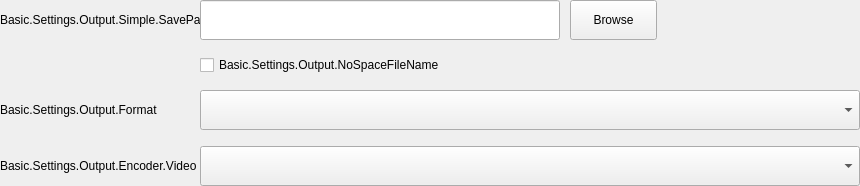
                <widget class="QWidget" name="widget_AdvOutRecVideo" native="true">
                 <property name="minimumSize">
                  <size>
                   <width>860</width>
                   <height>0</height>
                  </size>
                 </property>
                 <layout class="QFormLayout" name="formLayout_2">
                  <property name="fieldGrowthPolicy">
                   <enum>QFormLayout::AllNonFixedFieldsGrow</enum>
                  </property>
                  <property name="labelAlignment">
                   <set>Qt::AlignLeading|Qt::AlignLeft|Qt::AlignVCenter</set>
                  </property>
                  <property name="formAlignment">
                   <set>Qt::AlignLeading|Qt::AlignLeft|Qt::AlignTop</set>
                  </property>
                  <property name="horizontalSpacing">
                   <number>0</number>
                  </property>
                  <property name="verticalSpacing">
                   <number>16</number>
                  </property>
                  <property name="leftMargin">
                   <number>0</number>
                  </property>
                  <property name="topMargin">
                   <number>0</number>
                  </property>
                  <property name="rightMargin">
                   <number>0</number>
                  </property>
                  <property name="bottomMargin">
                   <number>0</number>
                  </property>
                  <item row="0" column="0">
                   <widget class="QLabel" name="label_AdvOutRecPath">
                    <property name="sizePolicy">
                     <sizepolicy hsizetype="Fixed" vsizetype="Maximum">
                      <horstretch>0</horstretch>
                      <verstretch>0</verstretch>
                     </sizepolicy>
                    </property>
                    <property name="minimumSize">
                     <size>
                      <width>200</width>
                      <height>40</height>
                     </size>
                    </property>
                    <property name="maximumSize">
                     <size>
                      <width>200</width>
                      <height>40</height>
                     </size>
                    </property>
                    <property name="styleSheet">
                     <string notr="true"/>
                    </property>
                    <property name="text">
                     <string>Basic.Settings.Output.Simple.SavePath</string>
                    </property>
                   </widget>
                  </item>
                  <item row="0" column="1">
                   <layout class="QHBoxLayout" name="horizontalLayout_2">
                    <property name="spacing">
                     <number>10</number>
                    </property>
                    <item>
                     <widget class="QLineEdit" name="lineEdit_AdvOutRecPath">
                      <property name="sizePolicy">
                       <sizepolicy hsizetype="Expanding" vsizetype="Fixed">
                        <horstretch>0</horstretch>
                        <verstretch>0</verstretch>
                       </sizepolicy>
                      </property>
                      <property name="minimumSize">
                       <size>
                        <width>360</width>
                        <height>40</height>
                       </size>
                      </property>
                      <property name="maximumSize">
                       <size>
                        <width>360</width>
                        <height>40</height>
                       </size>
                      </property>
                      <property name="styleSheet">
                       <string notr="true"/>
                      </property>
                     </widget>
                    </item>
                    <item>
                     <widget class="QPushButton" name="pushButton_AdvOutRecPathBrowse">
                      <property name="minimumSize">
                       <size>
                        <width>87</width>
                        <height>40</height>
                       </size>
                      </property>
                      <property name="maximumSize">
                       <size>
                        <width>87</width>
                        <height>40</height>
                       </size>
                      </property>
                      <property name="styleSheet">
                       <string notr="true"/>
                      </property>
                      <property name="text">
                       <string>Browse</string>
                      </property>
                      <property name="buttonType" stdset="0">
                       <string>settingDialog</string>
                      </property>
                     </widget>
                    </item>
                    <item>
                     <spacer name="horizontalSpacer">
                      <property name="orientation">
                       <enum>Qt::Horizontal</enum>
                      </property>
                      <property name="sizeHint" stdset="0">
                       <size>
                        <width>40</width>
                        <height>20</height>
                       </size>
                      </property>
                     </spacer>
                    </item>
                   </layout>
                  </item>
                  <item row="1" column="1">
                   <widget class="QCheckBox" name="checkBox_AdvOutNoSpace">
                    <property name="minimumSize">
                     <size>
                      <width>0</width>
                      <height>18</height>
                     </size>
                    </property>
                    <property name="maximumSize">
                     <size>
                      <width>16777215</width>
                      <height>18</height>
                     </size>
                    </property>
                    <property name="styleSheet">
                     <string notr="true"/>
                    </property>
                    <property name="text">
                     <string>Basic.Settings.Output.NoSpaceFileName</string>
                    </property>
                   </widget>
                  </item>
                  <item row="2" column="0">
                   <widget class="QLabel" name="label_AdvOutRecFormat">
                    <property name="sizePolicy">
                     <sizepolicy hsizetype="Fixed" vsizetype="Maximum">
                      <horstretch>0</horstretch>
                      <verstretch>0</verstretch>
                     </sizepolicy>
                    </property>
                    <property name="minimumSize">
                     <size>
                      <width>200</width>
                      <height>40</height>
                     </size>
                    </property>
                    <property name="maximumSize">
                     <size>
                      <width>200</width>
                      <height>40</height>
                     </size>
                    </property>
                    <property name="styleSheet">
                     <string notr="true"/>
                    </property>
                    <property name="text">
                     <string>Basic.Settings.Output.Format</string>
                    </property>
                   </widget>
                  </item>
                  <item row="2" column="1">
                   <widget class="AFQCustomCombobox" name="comboBox_AdvOutRecFormat">
                    <property name="sizePolicy">
                     <sizepolicy hsizetype="Preferred" vsizetype="Fixed">
                      <horstretch>0</horstretch>
                      <verstretch>0</verstretch>
                     </sizepolicy>
                    </property>
                    <property name="minimumSize">
                     <size>
                      <width>660</width>
                      <height>40</height>
                     </size>
                    </property>
                    <property name="maximumSize">
                     <size>
                      <width>660</width>
                      <height>40</height>
                     </size>
                    </property>
                    <property name="styleSheet">
                     <string notr="true"/>
                    </property>
                   </widget>
                  </item>
                  <item row="3" column="0">
                   <widget class="QLabel" name="label_AdvOutRecEncoder">
                    <property name="sizePolicy">
                     <sizepolicy hsizetype="Fixed" vsizetype="Maximum">
                      <horstretch>0</horstretch>
                      <verstretch>0</verstretch>
                     </sizepolicy>
                    </property>
                    <property name="minimumSize">
                     <size>
                      <width>200</width>
                      <height>40</height>
                     </size>
                    </property>
                    <property name="maximumSize">
                     <size>
                      <width>200</width>
                      <height>40</height>
                     </size>
                    </property>
                    <property name="styleSheet">
                     <string notr="true"/>
                    </property>
                    <property name="text">
                     <string>Basic.Settings.Output.Encoder.Video</string>
                    </property>
                   </widget>
                  </item>
                  <item row="3" column="1">
                   <widget class="AFQCustomCombobox" name="comboBox_AdvOutRecEncoder">
                    <property name="sizePolicy">
                     <sizepolicy hsizetype="Maximum" vsizetype="Fixed">
                      <horstretch>0</horstretch>
                      <verstretch>0</verstretch>
                     </sizepolicy>
                    </property>
                    <property name="minimumSize">
                     <size>
                      <width>660</width>
                      <height>40</height>
                     </size>
                    </property>
                    <property name="maximumSize">
                     <size>
                      <width>660</width>
                      <height>40</height>
                     </size>
                    </property>
                    <property name="styleSheet">
                     <string notr="true"/>
                    </property>
                   </widget>
                  </item>
                 </layout>
                </widget>
